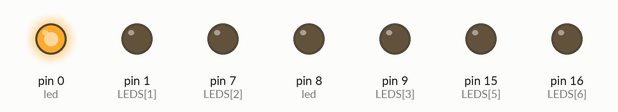
A sketch run on a simulated Arduino Uno, built with avr-gcc and run on an emulated ATmega328P. On the bench: output pins drawn as LEDs (lit = HIGH). Random numbers use the default seed unless the sketch sets one; EEPROM starts erased.

Above: at 0.05 s.
At 0.25 s:
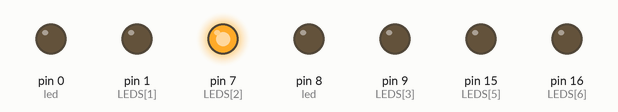
At 0.55 s:
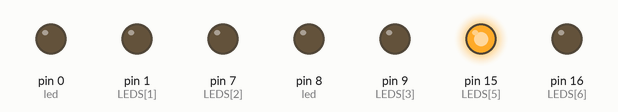
At 1.05 s:
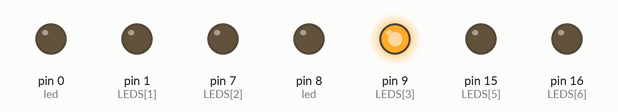
At 1.55 s:
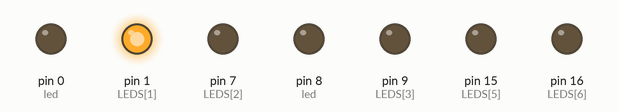
At 2.1 s:
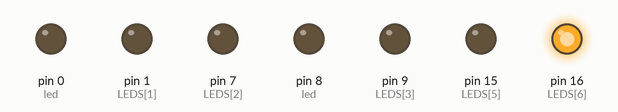
Timing chart, 0 to 3.0 s (numbered marks = the images above):
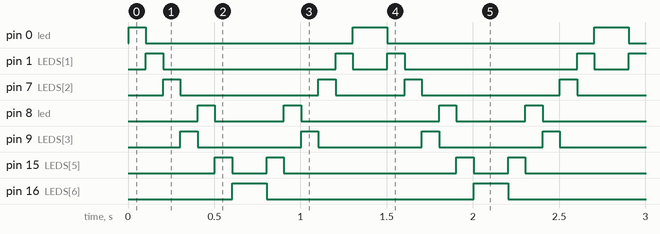

The sketch:

Cylon.ino
```cpp
/*
 *
https://github.com/SpenceKonde/megaTinyCore

Attiny 826

*/

#include <EEPROM.h>

int LEDS[] = {0, 1, 7, 9, 8, 15, 16};
boolean states[] = {false, false, false, false, false, false, false};
int led = 3;  // for random walk
long startTime = 0;
boolean startFlag = true;
int mode;

void setup(){

  mode = EEPROM.read(0);
  if (mode > 3){  // probaly 255 on first execution
    EEPROM.write(0, 0);
  }
  mode = mode + 1;
  if(mode > 3){
    mode = 0;
  }
  EEPROM.write(0, mode);
  //else {

  //  mode = mode + 1;
  //}
  //EEPROM.write(0, mode);  // remember for next time

  // setup other LEDs
  for(int LED=0; LED<int(sizeof(LEDS)/sizeof(int)); LED++){
    pinMode(LEDS[LED], OUTPUT);
  }

}


void loop(){

  if(startFlag){
    if(millis() > 3000){
      int newmode = mode - 1;
      if (newmode < 0){
        newmode = 3;
      }
      EEPROM.write(0, newmode);
      startFlag = false;
      for(int LED=0; LED<int(sizeof(LEDS)/sizeof(int)); LED++){
        digitalWrite(LEDS[LED], HIGH);
      }
      delay(25);
      for(int LED=0; LED<int(sizeof(LEDS)/sizeof(int)); LED++){
        digitalWrite(LEDS[LED], LOW);
      }
    }
  }

  switch(mode){  //mode
    case 0:
      mode0();
      break;
    case 1:
      mode1();
      break;
    case 2:
      mode2();
      break;
    case 3:
      mode3();
      break;
  }
}


void mode0(){ // over and back
  for(int LED=0; LED<int(sizeof(LEDS)/sizeof(int)); LED++){
    flash(LEDS[LED]);
  }

  for(int LED = (sizeof(LEDS)/sizeof(int))-1; LED >= 0; LED--){
    flash(LEDS[LED]);
  }
}


void mode1(){ // random walk
  int r = random(12);
  if(r > 5){
    led = led + 1;
    if(led > 8){led = 8;}
  }
  else{
    led = led - 1;
    if(led < 0 ){led = 0;}
  }
  digitalWrite(LEDS[led], HIGH);
  delay(random(500));
  digitalWrite(LEDS[led], LOW);
}


void mode2(){ // one direction L-> R if switch is on right looking at LEDs
  for(int LED = (sizeof(LEDS)/sizeof(int))-1; LED >= 0; LED--){
    flash(LEDS[LED]);
  }
}


void mode3(){ // random walk
  for(int LED = (sizeof(LEDS)/sizeof(int))-1; LED >= 0; LED--){
    int r = random(12);
    if(r > 5){
      states[LED] = !states[LED];
    }
    digitalWrite(LEDS[LED], states[LED]);
    delay(random(50));
  }
}


void flash(int led){  // psuedo PWM
  digitalWrite(led, HIGH);
  delay(100);
  digitalWrite(led, LOW);
  /*
  for(int x=0; x<25; x++){
    digitalWrite(led, HIGH);
    delay(1);
    digitalWrite(led, LOW);
    delay(3);
  }
  */
}
```

Measured:
- by itself, pin 0 (led): repeats every 1.4 s: LOW 1.2 s, HIGH 0.20 s
- by itself, pin 1 (LEDS[1]): LOW → HIGH at 0.10 s, → LOW 0.10 s later, → HIGH 1.0 s later, → LOW 0.10 s later, … (116 changes in this stretch)
- by itself, pin 7 (LEDS[2]): LOW → HIGH at 0.20 s, → LOW 0.10 s later, → HIGH 0.80 s later, → LOW 0.10 s later, … (116 changes in this stretch)
- by itself, pin 8 (led): LOW → HIGH at 0.40 s, → LOW 0.10 s later, → HIGH 0.40 s later, → LOW 0.10 s later, … (116 changes in this stretch)
- by itself, pin 9 (LEDS[3]): LOW → HIGH at 0.30 s, → LOW 0.10 s later, → HIGH 0.60 s later, → LOW 0.10 s later, … (116 changes in this stretch)
- by itself, pin 15 (LEDS[5]): LOW → HIGH at 0.50 s, → LOW 0.10 s later, → HIGH 0.20 s later, → LOW 0.10 s later, … (116 changes in this stretch)
- by itself, pin 16 (LEDS[6]): LOW → HIGH at 0.60 s, → LOW 0.20 s later, → HIGH 1.2 s later, → LOW 0.20 s later, … (59 changes in this stretch)
